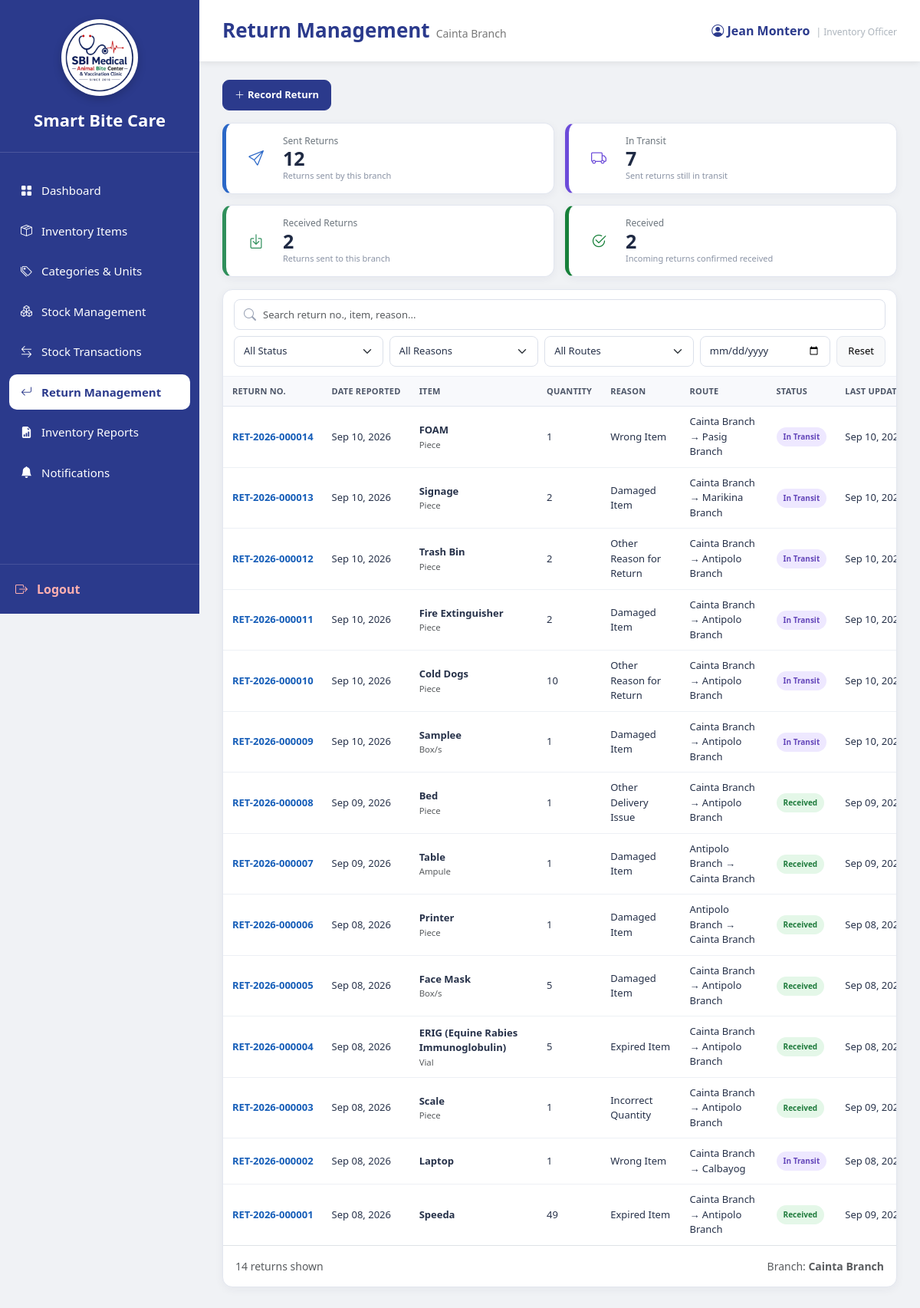
The app's page /InventoryOfficer_ReturnManagement.php (signed in) with its own data.
### tables this page shows
CREATE TABLE `users` (
  `user_id` int(11) NOT NULL,
  `branch_id` varchar(10) DEFAULT NULL,
  `role_id` int(11) NOT NULL,
  `username` varchar(100) NOT NULL,
  `email` varchar(255) NOT NULL,
  `password` varchar(255) NOT NULL,
  `status` enum('Active','Inactive') DEFAULT 'Active',
  `created_at` timestamp NOT NULL DEFAULT current_timestamp(),
  `last_login` datetime DEFAULT NULL
);

CREATE TABLE `branches` (
  `branch_id` varchar(10) NOT NULL,
  `branch_name` varchar(150) NOT NULL,
  `branch_address` text DEFAULT NULL,
  `contact_number` varchar(30) DEFAULT NULL,
  `email` varchar(150) DEFAULT NULL,
  `status` enum('Active','Inactive') DEFAULT 'Active',
  `created_at` timestamp NOT NULL DEFAULT current_timestamp()
);

CREATE TABLE `inventory_returns` (
  `return_id` int(11) NOT NULL,
  `return_number` varchar(30) DEFAULT NULL,
  `branch_id` varchar(10) NOT NULL,
  `destination_branch_id` varchar(10) NOT NULL,
  `item_name` varchar(255) NOT NULL,
  `unit_id` int(11) DEFAULT NULL,
  `item_id` int(11) DEFAULT NULL,
  `stock_id` int(11) DEFAULT NULL,
  `expected_quantity` decimal(12,2) DEFAULT NULL,
  `quantity` decimal(12,2) NOT NULL,
  `return_reason` varchar(100) NOT NULL,
  `remarks` text DEFAULT NULL,
  `transportation_details` text DEFAULT NULL,
  `status` enum('In Transit','Received') NOT NULL DEFAULT 'In Transit',
  `created_by` int(11) NOT NULL,
  `sent_at` datetime DEFAULT NULL,
  `received_at` datetime DEFAULT NULL,
  `processed_by` int(11) DEFAULT NULL,
  `stock_transaction_id` int(11) DEFAULT NULL,
  `created_at` timestamp NOT NULL DEFAULT current_timestamp(),
  `updated_at` timestamp NOT NULL DEFAULT current_timestamp() ON UPDATE current_timestamp()
);

CREATE TABLE `units` (
  `unit_id` int(11) NOT NULL,
  `unit_name` varchar(100) NOT NULL
);

### InventoryOfficer_ReturnManagement.php (the view, shortened to what this page needs)
<?php
require_once 'sources/db_connect.php';
$user_id = (int)$_SESSION['user_id'];
$userQuery = "
    SELECT u.branch_id, u.username, b.branch_name
    FROM users u
    LEFT JOIN branches b ON u.branch_id = b.branch_id
    WHERE u.user_id = ?
      AND u.status = 'Active'
    LIMIT 1
";
$userStmt = $conn->prepare($userQuery);
$userStmt->bind_param('i', $user_id);
if (!$userStmt->execute()) {
    $userStmt->close();
    http_response_code(500);
    die('Database error: Unable to retrieve user information.');
}
$userResult = $userStmt->get_result();
$userData = $userResult->fetch_assoc();
$branch_id = $userData['branch_id'];
$username = $userData['username'] ?: 'Inventory Officer';
$branch_name = $userData['branch_name'] ?: 'No Branch Assigned';
function h($value)
{
    return htmlspecialchars((string)$value, ENT_QUOTES, 'UTF-8');
}
$stats = [
    'sent_total' => 0,
    'sent_in_transit' => 0,
    'received_total' => 0,
    'received_count' => 0,
    'total' => 0
];
$statsSql = "SELECT
                SUM(CASE WHEN branch_id = ? THEN 1 ELSE 0 END) AS sent_total,
                SUM(CASE WHEN branch_id = ? AND status = 'In Transit' THEN 1 ELSE 0 END) AS sent_in_transit,
                SUM(CASE WHEN destination_branch_id = ? THEN 1 ELSE 0 END) AS received_total,
                SUM(CASE WHEN destination_branch_id = ? AND status = 'Received' THEN 1 ELSE 0 END) AS received_count,
                COUNT(*) AS total
            FROM inventory_returns
            WHERE branch_id = ? OR destination_branch_id = ?";
$statsStmt = $conn->prepare($statsSql);
if ($statsStmt) {
    $statsStmt->bind_param('ssssss', $branch_id, $branch_id, $branch_id, $branch_id, $branch_id, $branch_id);
    $statsStmt->execute();
    $statsRow = $statsStmt->get_result()->fetch_assoc();
    if ($statsRow) {
        $stats['sent_total'] = (int)($statsRow['sent_total'] ?? 0);
        $stats['sent_in_transit'] = (int)($statsRow['sent_in_transit'] ?? 0);
        $stats['received_total'] = (int)($statsRow['received_total'] ?? 0);
        $stats['received_count'] = (int)($statsRow['received_count'] ?? 0);
        $stats['total'] = (int)($statsRow['total'] ?? 0);
    }
}
$returns = [];
$returnError = '';
$returnListSql = "SELECT
                    ir.return_id,
                    ir.return_number,
                    ir.branch_id,
                    ir.destination_branch_id,
                    ir.item_name,
                    ir.unit_id,
                    un.unit_name,
                    ir.quantity,
                    ir.return_reason,
                    ir.remarks,
                    ir.transportation_details,
                    ir.status,
                    ir.created_by,
                    ir.created_at,
                    ir.sent_at,
                    ir.received_at,
                    ir.processed_by,
                    sb.branch_name AS source_name,
                    db.branch_name AS destination_name,
                    creator.username AS creator_username,
                    processor.username AS processor_username
                FROM inventory_returns ir
                LEFT JOIN units un ON un.unit_id = ir.unit_id
                LEFT JOIN branches sb ON sb.branch_id = ir.branch_id
                LEFT JOIN branches db ON db.branch_id = ir.destination_branch_id
                LEFT JOIN users creator ON creator.user_id = ir.created_by
                LEFT JOIN users processor ON processor.user_id = ir.processed_by
                WHERE ir.branch_id = ? OR ir.destination_branch_id = ?
                ORDER BY ir.created_at DESC, ir.return_id DESC";
$returnListStmt = $conn->prepare($returnListSql);
if ($returnListStmt) {
    $returnListStmt->bind_param('ss', $branch_id, $branch_id);
    $returnListStmt->execute();
    $result = $returnListStmt->get_result();
    while ($row = $result->fetch_assoc()) {
        $row['view_type'] = ((string)$row['branch_id'] === (string)$branch_id) ? 'Sent' : 'Received';
        $row['route'] = ($row['source_name'] ?: $row['branch_id']) . ' → ' . ($row['destination_name'] ?: $row['destination_branch_id']);
        $returns[] = $row;
    }
} else {
    $returnError = 'Unable to load return records.';
}
?>
<!DOCTYPE html>
<html lang="en">
<head>
<link href="https://cdn.jsdelivr.net/npm/bootstrap@5.3.3/dist/css/bootstrap.min.css" rel="stylesheet">
<link rel="stylesheet" href="https://cdn.jsdelivr.net/npm/bootstrap-icons@1.11.3/font/bootstrap-icons.min.css">
<link rel="stylesheet" href="sidebar.css">
</head>
<body>
<div class="sidebar">
    <div class="logo-area">
        <div class="logo-frame">
            <img src="logo.png" alt="Smart Bite Care Logo" class="logo">
        </div>
        <div class="system-name">Smart Bite Care</div>
    </div>
    <nav class="nav-menu">
        <ul>
            <li><a href="InventoryOfficer_Dashboard.php"><i class="bi bi-grid-fill"></i><span>Dashboard</span></a></li>
            <li><a href="InventoryOfficer_InventoryItems.php"><i class="bi bi-box-seam"></i><span>Inventory Items</span></a></li>
            <li><a href="InventoryOfficer_Categories.php"><i class="bi bi-tags"></i><span>Categories & Units</span></a></li>
            <li><a href="InventoryOfficer_StockManagement.php"><i class="bi bi-boxes"></i><span>Stock Management</span></a></li>
            <li><a href="InventoryOfficer_StockTransactions.php"><i class="bi bi-arrow-left-right"></i><span>Stock Transactions</span></a></li>
            <li><a class="active" href="InventoryOfficer_ReturnManagement.php"><i class="bi bi-arrow-return-left"></i><span>Return Management</span></a></li>
            <li><a href="InventoryOfficer_Reports.php"><i class="bi bi-file-earmark-bar-graph-fill"></i><span>Inventory Reports</span></a></li>
            <li><a href="InventoryOfficer_Notifications.php"><i class="bi bi-bell-fill"></i><span>Notifications</span></a></li>
        </ul>
    </nav>
    <div class="logout">
        <a href="logout.php"><i class="bi bi-box-arrow-right"></i><span>Logout</span></a>
    </div>
</div>
<div class="main">
    <div class="topbar">
        <h3>Return Management<small><?php echo h($branch_name); ?></small></h3>
        <div class="profile">
            <i class="bi bi-person-circle"></i>
            <?php echo h($username); ?>
            <span style="font-size:12px;color:#adb5bd;font-weight:400;margin-left:4px;">| Inventory Officer</span>
        </div>
    </div>
    <div class="page-body">
        <div class="return-page-header">
            <button class="btn btn-primary-custom" data-bs-toggle="modal" data-bs-target="#returnModal" onclick="prepareNewReturn()">
                <i class="bi bi-plus-lg me-1"></i> Record Return
            </button>
        </div>
        <div class="stat-grid">
            <div class="stat-card pending">
                <div class="stat-icon"><i class="bi bi-send"></i></div>
                <div>
                    <div class="stat-label">Sent Returns</div>
                    <div class="stat-number"><?php echo number_format($stats['sent_total']); ?></div>
                    <div class="stat-description">Returns sent by this branch</div>
                </div>
            </div>
            <div class="stat-card ready">
                <div class="stat-icon"><i class="bi bi-truck"></i></div>
                <div>
                    <div class="stat-label">In Transit</div>
                    <div class="stat-number"><?php echo number_format($stats['sent_in_transit']); ?></div>
                    <div class="stat-description">Sent returns still in transit</div>
                </div>
            </div>
            <div class="stat-card sent">
                <div class="stat-icon"><i class="bi bi-box-arrow-in-down"></i></div>
                <div>
                    <div class="stat-label">Received Returns</div>
                    <div class="stat-number"><?php echo number_format($stats['received_total']); ?></div>
                    <div class="stat-description">Returns sent to this branch</div>
                </div>
            </div>
            <div class="stat-card resolved">
                <div class="stat-icon"><i class="bi bi-check2-circle"></i></div>
                <div>
                    <div class="stat-label">Received</div>
                    <div class="stat-number"><?php echo number_format($stats['received_count']); ?></div>
                    <div class="stat-description">Incoming returns confirmed received</div>
                </div>
            </div>
        </div>
        <div class="panel-card">
            <div class="panel-toolbar">
                <div class="search-wrap">
                    <input type="text" id="returnSearch" class="form-control" placeholder="Search return no., item, reason...">
                </div>
                <select id="statusFilter" class="form-select filter-select">
                    <option value="">All Status</option>
                </select>
                <select id="reasonFilter" class="form-select filter-select">
                    <option value="">All Reasons</option>
                </select>
                <select id="routeFilter" class="form-select filter-select">
                    <option value="">All Routes</option>
                </select>
                <input type="date" id="dateFilter" class="form-control filter-date" title="Filter by date reported">
                <button type="button" class="btn btn-light btn-reset" onclick="resetReturnFilters()">Reset</button>
            </div>
            <div class="table-responsive">
                <table class="table return-table mb-0">
                    <thead>
                        <tr>
                            <th>Return No.</th>
                            <th>Date Reported</th>
                            <th>Item</th>
                            <th>Quantity</th>
                            <th>Reason</th>
                            <th>Route</th>
                            <th>Status</th>
                            <th>Last Updated</th>
                        </tr>
                    </thead>
                    <tbody id="returnsBody">
                    <?php if ($returnError): ?>
                        <tr><td colspan="9" class="text-center text-danger py-4"><?php echo h($returnError); ?></td></tr>
                    <?php else: ?>
                        <?php foreach ($returns as $row): ?>
                            <?php
                                $statusClass = match ($row['status']) {
                                    'In Transit' => 'status-in-transit',
                                    'Received' => 'status-received',
                                    default => 'status-in-transit'
                                };
                                $lastUpdated = $row['received_at'] ?: ($row['sent_at'] ?: $row['created_at']);
                                $searchData = strtolower(
                                    ($row['return_number'] ?? '') . ' ' .
                                    ($row['item_name'] ?? '') . ' ' . ($row['unit_name'] ?? '') . ' ' .
                                        ($row['return_reason'] ?? '') . ' ' .
                                    ($row['source_name'] ?? '') . ' ' .
                                    ($row['destination_name'] ?? '') . ' ' .
                                    ($row['route'] ?? '') . ' ' .
                                    ($row['view_type'] ?? '') . ' ' .
                                    ($row['transportation_details'] ?? '')
                                );
                            ?>
                            <tr class="return-row"
                                data-search="<?php echo h($searchData); ?>"
                                data-status="<?php echo h($row['status']); ?>"
                                data-reason="<?php echo h($row['return_reason']); ?>"
                                data-route="<?php echo h($row['view_type']); ?>"
                                data-date="<?php echo h(date('Y-m-d', strtotime($row['created_at']))); ?>">
                                <td>
                                    <a href="#" class="return-number" onclick="openDetails(<?php echo (int)$row['return_id']; ?>); return false;">
                                        <?php echo h($row['return_number'] ?: ('RET-' . $row['return_id'])); ?>
                                    </a>
                                </td>
                                <td><?php echo h(date('M d, Y', strtotime($row['created_at']))); ?></td>
                                <td>
                                    <div class="fw-semibold"><?php echo h($row['item_name']); ?></div>
                                    <div class="small text-muted"><?php echo h($row['unit_name'] ?? ''); ?></div>
                                </td>
                                <td><?php echo h(rtrim(rtrim(number_format((float)$row['quantity'], 2, '.', ''), '0'), '.')); ?></td>
                                <td><?php echo h($row['return_reason']); ?></td>
                                <td><?php echo h($row['route']); ?></td>
                                <td><span class="status-pill <?php echo h($statusClass); ?>"><?php echo h($row['status']); ?></span></td>
                                <td><?php echo h(date('M d, Y', strtotime($lastUpdated))); ?></td>
                            </tr>
                        <?php endforeach; ?>
                    <?php endif; ?>
                    </tbody>
                </table>
            </div>
            <div class="d-flex justify-content-between align-items-center flex-wrap gap-2 p-3 border-top">
                <div class="small text-muted" id="returnCountLabel"></div>
                <div class="small text-muted">Branch: <strong><?php echo h($branch_name); ?></strong></div>
            </div>
        </div>
    </div>
</div>
</body>
</html>

### records on screen
users: branch.branch_name "Cainta Branch", username "Jean Montero"
inventory_returns: return_number "RET-2026-000014", created_at "Sep 10, 2026", item_name "FOAM", unit.unit_name "Piece", quantity "1", return_reason "Wrong Item", route "Cainta Branch → Pasig Branch", status "In Transit", date('M d, Y', strtotime($lastUpdated)) "Sep 10,…"
inventory_returns: return_number "RET-2026-000013", created_at "Sep 10, 2026", item_name "Signage", unit.unit_name "Piece", quantity "2", return_reason "Damaged Item", route "Cainta Branch → Marikina Branch", status "In Transit", date('M d, Y', strtotime($lastUpdated)) "Sep 10,…"
inventory_returns: return_number "RET-2026-000012", created_at "Sep 10, 2026", item_name "Trash Bin", unit.unit_name "Piece", quantity "2", return_reason "Other Reason for Return", route "Cainta Branch → Antipolo Branch", status "In Transit", date('M d, Y', strtotime($lastUpdated)) "Sep 10,…"
inventory_returns: return_number "RET-2026-000011", created_at "Sep 10, 2026", item_name "Fire Extinguisher", unit.unit_name "Piece", quantity "2", return_reason "Damaged Item", route "Cainta Branch → Antipolo Branch", status "In Transit", date('M d, Y', strtotime($lastUpdated)) "Sep 10,…"
inventory_returns: return_number "RET-2026-000010", created_at "Sep 10, 2026", item_name "Cold Dogs", unit.unit_name "Piece", quantity "10", return_reason "Other Reason for Return", route "Cainta Branch → Antipolo Branch", status "In Transit", date('M d, Y', strtotime($lastUpdated)) "Sep 10,…"
inventory_returns: return_number "RET-2026-000009", created_at "Sep 10, 2026", item_name "Samplee", unit.unit_name "Box/s", quantity "1", return_reason "Damaged Item", route "Cainta Branch → Antipolo Branch", status "In Transit", date('M d, Y', strtotime($lastUpdated)) "Sep 10,…"
inventory_returns: return_number "RET-2026-000008", created_at "Sep 09, 2026", item_name "Bed", unit.unit_name "Piece", quantity "1", return_reason "Other Delivery Issue", route "Cainta Branch → Antipolo Branch", status "Received", received_at "Sep 09,…"
inventory_returns: return_number "RET-2026-000007", created_at "Sep 09, 2026", item_name "Table", unit.unit_name "Ampule", quantity "1", return_reason "Damaged Item", route "Antipolo Branch → Cainta Branch", status "Received", received_at "Sep 09,…"
inventory_returns: return_number "RET-2026-000006", created_at "Sep 08, 2026", item_name "Printer", unit.unit_name "Piece", quantity "1", return_reason "Damaged Item", route "Antipolo Branch → Cainta Branch", status "Received", received_at "Sep 08,…"
inventory_returns: return_number "RET-2026-000005", created_at "Sep 08, 2026", item_name "Face Mask", unit.unit_name "Box/s", quantity "5", return_reason "Damaged Item", route "Cainta Branch → Antipolo Branch", status "Received", received_at "Sep 08,…"
inventory_returns: return_number "RET-2026-000004", created_at "Sep 08, 2026", item_name "ERIG (Equine Rabies Immunoglobulin)", unit.unit_name "Vial", quantity "5", return_reason "Expired Item", route "Cainta Branch → Antipolo Branch", status "Received", received_at "Sep 08,…"
inventory_returns: return_number "RET-2026-000003", created_at "Sep 08, 2026", item_name "Scale", unit.unit_name "Piece", quantity "1", return_reason "Incorrect Quantity", route "Cainta Branch → Antipolo Branch", status "Received", received_at "Sep 09,…"
inventory_returns: return_number "RET-2026-000002", created_at "Sep 08, 2026", item_name "Laptop", quantity "1", return_reason "Wrong Item", route "Cainta Branch → Calbayog", status "In Transit", date('M d, Y', strtotime($lastUpdated)) "Sep 08,…"
inventory_returns: return_number "RET-2026-000001", created_at "Sep 08, 2026", item_name "Speeda", quantity "49", return_reason "Expired Item", route "Cainta Branch → Antipolo Branch", status "Received", received_at "Sep 09,…"

### other values on screen
$stats['sent_total'] "12"
$stats['sent_in_transit'] "7"
$stats['received_total'] "2"
$stats['received_count'] "2"
